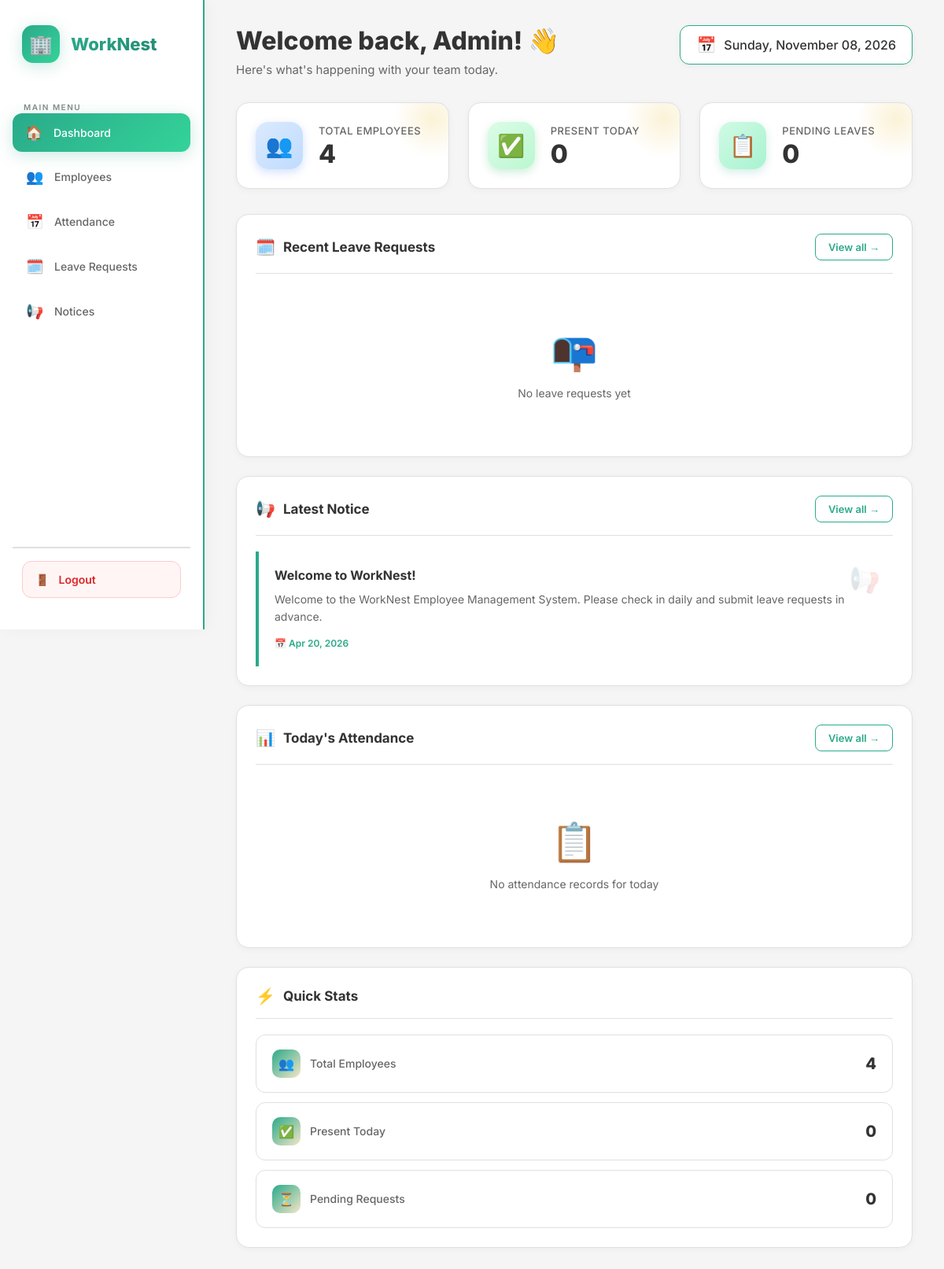
Page /admin/dashboard.php (signed in) on the committed database.
### tables this page shows
CREATE TABLE `notices` (
    `id` INT(11) UNSIGNED NOT NULL AUTO_INCREMENT,
    `title` VARCHAR(255) NOT NULL,
    `description` TEXT NOT NULL,
    `priority` ENUM('low', 'medium', 'high', 'urgent') NOT NULL DEFAULT 'medium',
    `is_active` TINYINT(1) NOT NULL DEFAULT 1,
    `created_by` INT(11) UNSIGNED DEFAULT NULL,
    `created_at` TIMESTAMP NOT NULL DEFAULT CURRENT_TIMESTAMP,
    `updated_at` TIMESTAMP NOT NULL DEFAULT CURRENT_TIMESTAMP ON UPDATE CURRENT_TIMESTAMP,
    PRIMARY KEY (`id`),
    INDEX `idx_notices_active` (`is_active`),
    INDEX `idx_notices_priority` (`priority`),
    INDEX `idx_notices_created` (`created_at`),
    CONSTRAINT `fk_notices_created_by` FOREIGN KEY (`created_by`) 
        REFERENCES `users` (`id`) ON DELETE SET NULL ON UPDATE CASCADE
);

### admin/dashboard.php (the view, shortened to what this page needs)
<?php
$pdo = getPDO();
$stmt = $pdo->prepare("SELECT COUNT(*) FROM users WHERE role = 'employee'");
$stmt->execute();
$totalEmployees = $stmt->fetchColumn();
$today = date('Y-m-d');
$stmt = $pdo->prepare("SELECT COUNT(*) FROM leaves WHERE status = 'pending'");
$stmt->execute();
$pendingLeaves = $stmt->fetchColumn();
$stmt = $pdo->prepare("SELECT COUNT(*) FROM attendance WHERE attendance_date = ? AND status IN ('present', 'late', 'early', 'halfday')");
$stmt->execute([$today]);
$presentToday = $stmt->fetchColumn();
$noticeStmt = $pdo->prepare("
    SELECT title, description, created_at
    FROM notices
    ORDER BY created_at DESC
    LIMIT 1
");
$noticeStmt->execute();
$latestNotice = $noticeStmt->fetch();
$leaveStmt = $pdo->prepare("
    SELECT l.*, u.username
    FROM leaves l
    JOIN users u ON l.user_id = u.id
    ORDER BY l.created_at DESC
    LIMIT 3
");
$leaveStmt->execute();
$recentLeaves = $leaveStmt->fetchAll();
$attendanceStmt = $pdo->prepare("
    SELECT a.*, u.username, u.department, u.position
    FROM attendance a
    JOIN users u ON a.user_id = u.id
    WHERE a.attendance_date = ?
    ORDER BY a.check_in DESC
    LIMIT 5
");
$attendanceStmt->execute([$today]);
$todayAttendance = $attendanceStmt->fetchAll();
?>
<!DOCTYPE html>
<html lang="en">
<head>
</head>
<body>
<div class="wrapper">
    <aside class="sidebar">
        <div class="sidebar-brand">
            <div class="logo-icon">🏢</div>
            <h2>WorkNest</h2>
        </div>
        <nav class="menu">
            <span class="menu-label">Main Menu</span>
            <a class="active" href="#"><span class="icon">🏠</span> Dashboard</a>
            <a href="employee/employee.php"><span class="icon">👥</span> Employees</a>
            <a href="attendance/attendance.php"><span class="icon">📅</span> Attendance</a>
            <a href="leave/leave.php"><span class="icon">🗓️</span> Leave Requests</a>
            <a href="notice/notices.php"><span class="icon">📢</span> Notices</a>
        </nav>
        <div class="sidebar-footer">
            <a href="../logout.php"><span class="icon">🚪</span> Logout</a>
        </div>
    </aside>
    <main class="main">
        <div class="header">
            <div class="header-content">
                <h1>Welcome back, Admin! 👋</h1>
                <p>Here's what's happening with your team today.</p>
            </div>
            <div class="header-date">
                <span class="icon">📅</span>
                <?php echo date('l, F d, Y'); ?>
            </div>
        </div>
        <div class="stats">
            <div class="stat-card">
                <div class="stat-icon blue">👥</div>
                <div class="stat-info">
                    <h3>Total Employees</h3>
                    <span><?php echo $totalEmployees; ?></span>
                </div>
            </div>
            <div class="stat-card">
                <div class="stat-icon green">✅</div>
                <div class="stat-info">
                    <h3>Present Today</h3>
                    <span><?php echo $presentToday; ?></span>
                </div>
            </div>
            <div class="stat-card">
                <div class="stat-icon orange">📋</div>
                <div class="stat-info">
                    <h3>Pending Leaves</h3>
                    <span><?php echo $pendingLeaves; ?></span>
                </div>
            </div>
        </div>
        <div class="grid">
            <div class="card">
                <div class="card-header">
                    <h3><span class="title-icon">🗓️</span> Recent Leave Requests</h3>
                    <a href="leave/leave.php">View all →</a>
                </div>
                <div class="leave-list">
                    <?php if (empty($recentLeaves)): ?>
                        <div class="empty">
                            <span class="empty-icon">📭</span>
                            <p>No leave requests yet</p>
                        </div>
                    <?php endif; ?>
                </div>
            </div>
            <div class="card">
                <div class="card-header">
                    <h3><span class="title-icon">📢</span> Latest Notice</h3>
                    <a href="notice/notices.php">View all →</a>
                </div>
                <?php if ($latestNotice): ?>
                    <div class="notice">
                        <strong><?php echo htmlspecialchars($latestNotice['title']); ?></strong>
                        <p><?php echo htmlspecialchars($latestNotice['description']); ?></p>
                        <p class="date">📅 <?php echo date('M d, Y', strtotime($latestNotice['created_at'])); ?></p>
                    </div>
                <?php endif; ?>
            </div>
        </div>
        <div class="lower">
            <div class="card">
                <div class="card-header">
                    <h3><span class="title-icon">📊</span> Today's Attendance</h3>
                    <a href="attendance/attendance.php">View all →</a>
                </div>
                <?php if (empty($todayAttendance)): ?>
                    <div class="empty">
                        <span class="empty-icon">📋</span>
                        <p>No attendance records for today</p>
                    </div>
                <?php endif; ?>
            </div>
            <div class="card">
                <div class="card-header">
                    <h3><span class="title-icon">⚡</span> Quick Stats</h3>
                </div>
                <div class="quick-stats">
                    <div class="quick">
                        <div class="quick-label">
                            <div class="quick-icon">👥</div>
                            <span>Total Employees</span>
                        </div>
                        <strong><?php echo $totalEmployees; ?></strong>
                    </div>
                    <div class="quick">
                        <div class="quick-label">
                            <div class="quick-icon">✅</div>
                            <span>Present Today</span>
                        </div>
                        <strong><?php echo $presentToday; ?></strong>
                    </div>
                    <div class="quick">
                        <div class="quick-label">
                            <div class="quick-icon">⏳</div>
                            <span>Pending Requests</span>
                        </div>
                        <strong><?php echo $pendingLeaves; ?></strong>
                    </div>
                </div>
            </div>
        </div>
    </main>
</div>
</body>
</html>

### rows in the picture
notices: title "Welcome to WorkNest!", description "Welcome to the WorkNest Employee Management System. Please check in daily and submit leave requests in advance.", created_at "Apr 20, 2026"

### other values in the picture
$totalEmployees "4"
$presentToday "0"
$pendingLeaves "0"
